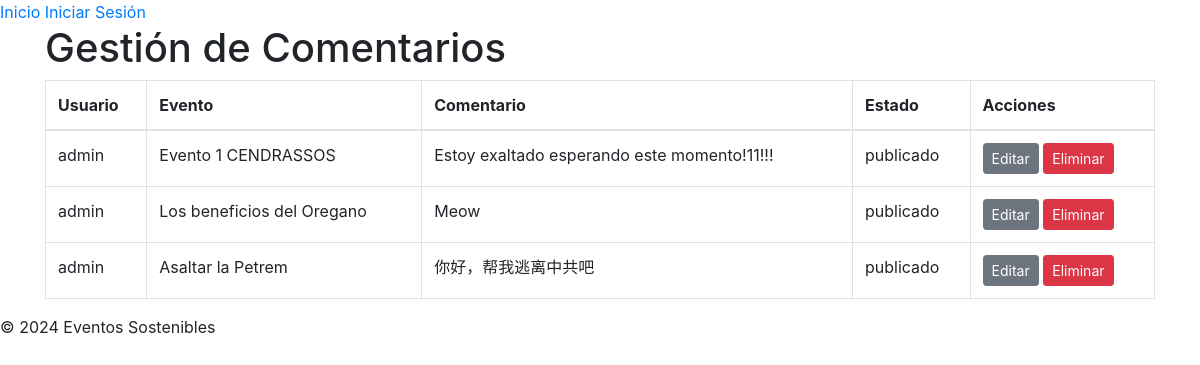
Page /admin/comments_list.php (signed in) on the committed database.
### tables this page shows
CREATE TABLE `comentarios` (
  `id` int(11) NOT NULL,
  `id_evento` int(11) NOT NULL,
  `id_usuario` int(11) NOT NULL,
  `comentario` text NOT NULL,
  `estado` enum('pendiente','publicado') DEFAULT 'pendiente',
  `fecha` datetime DEFAULT current_timestamp()
);

CREATE TABLE `users` (
  `id` int(11) NOT NULL,
  `nombre` varchar(100) NOT NULL,
  `apellidos` varchar(100) NOT NULL,
  `nombre_usuario` varchar(50) NOT NULL,
  `imagen_perfil` varchar(255) DEFAULT NULL,
  `email` varchar(100) NOT NULL,
  `contrasena` varchar(255) NOT NULL,
  `rol` enum('usuario','admin') DEFAULT 'usuario'
);

CREATE TABLE `eventos` (
  `id` int(11) NOT NULL,
  `titulo` varchar(200) NOT NULL,
  `latitud` decimal(10,8) NOT NULL,
  `longitud` decimal(11,8) NOT NULL,
  `descripcion` text DEFAULT NULL,
  `imagenes` text DEFAULT NULL,
  `tipo` varchar(50) DEFAULT NULL,
  `fecha` date NOT NULL,
  `hora` time NOT NULL,
  `valoracion_promedio` float DEFAULT 0,
  `num_valoraciones` int(11) DEFAULT 0,
  `num_visualizaciones` int(11) DEFAULT 0,
  `estado` enum('vigente','vencido') DEFAULT 'vigente'
);

### models/Comment.php (called while the page is built, shortened)
<?php
class Comment
{
    private $pdo;
    public function __construct($pdo)
    {
        $this->pdo = $pdo;
    }
    public function getAllComments()
    {
        $sql = "SELECT c.*, u.nombre_usuario, e.titulo FROM comentarios c
            JOIN users u ON c.id_usuario = u.id
            JOIN eventos e ON c.id_evento = e.id";
        $stmt = $this->pdo->query($sql);
        return $stmt->fetchAll();
    }
}
?>

### admin/comments_list.php (the view, shortened to what this page needs)
<?php
require_once '../config/config.php';
require_once '../models/Comment.php';
$commentModel = new Comment($pdo);
$comments = $commentModel->getAllComments();
include '../views/templates/header.php';
?>
<div class="container">
    <h1>Gestión de Comentarios</h1>
    <table class="table table-bordered">
        <thead>
            <tr>
                <th>Usuario</th>
                <th>Evento</th>
                <th>Comentario</th>
                <th>Estado</th>
                <th>Acciones</th>
            </tr>
        </thead>
        <tbody>
            <?php foreach($comments as $comment): ?>
            <tr>
                <td><?= htmlspecialchars($comment['nombre_usuario']) ?></td>
                <td><?= htmlspecialchars($comment['titulo']) ?></td>
                <td><?= htmlspecialchars($comment['comentario']) ?></td>
                <td><?= $comment['estado'] ?></td>
                <td>
                    <button class="btn btn-secondary btn-sm" onclick="editComment(<?= $comment['id'] ?>, '<?= htmlspecialchars($comment['comentario'], ENT_QUOTES) ?>')">Editar</button>
                    <a href="../controllers/AdminCommentController.php?delete=<?= $comment['id'] ?>" class="btn btn-danger btn-sm" onclick="return confirm('¿Estás seguro de eliminar este comentario?');">Eliminar</a>
                </td>
            </tr>
            <?php endforeach; ?>
        </tbody>
    </table>
</div>
<?php include '../views/templates/footer.php'; ?>

### rows in the picture
comentarios: id_usuario.nombre_usuario "admin", id_evento.titulo "Evento 1 CENDRASSOS", comentario "Estoy exaltado esperando este momento!11!!!", estado "publicado"
comentarios: id_usuario.nombre_usuario "admin", id_evento.titulo "Los beneficios del Oregano", comentario "Meow", estado "publicado"
comentarios: id_usuario.nombre_usuario "admin", id_evento.titulo "Asaltar la Petrem", comentario "你好，帮我逃离中共吧", estado "publicado"
